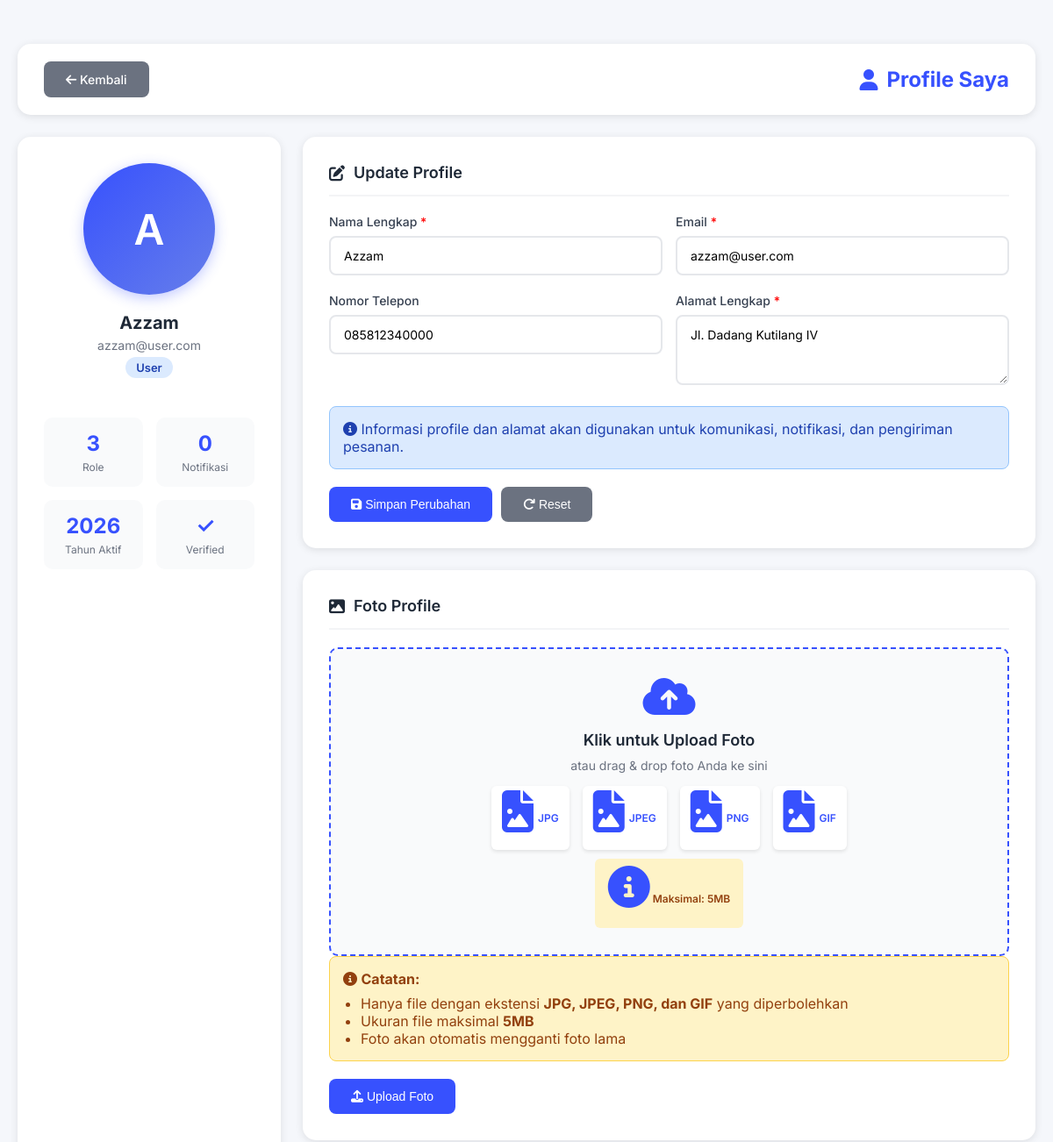
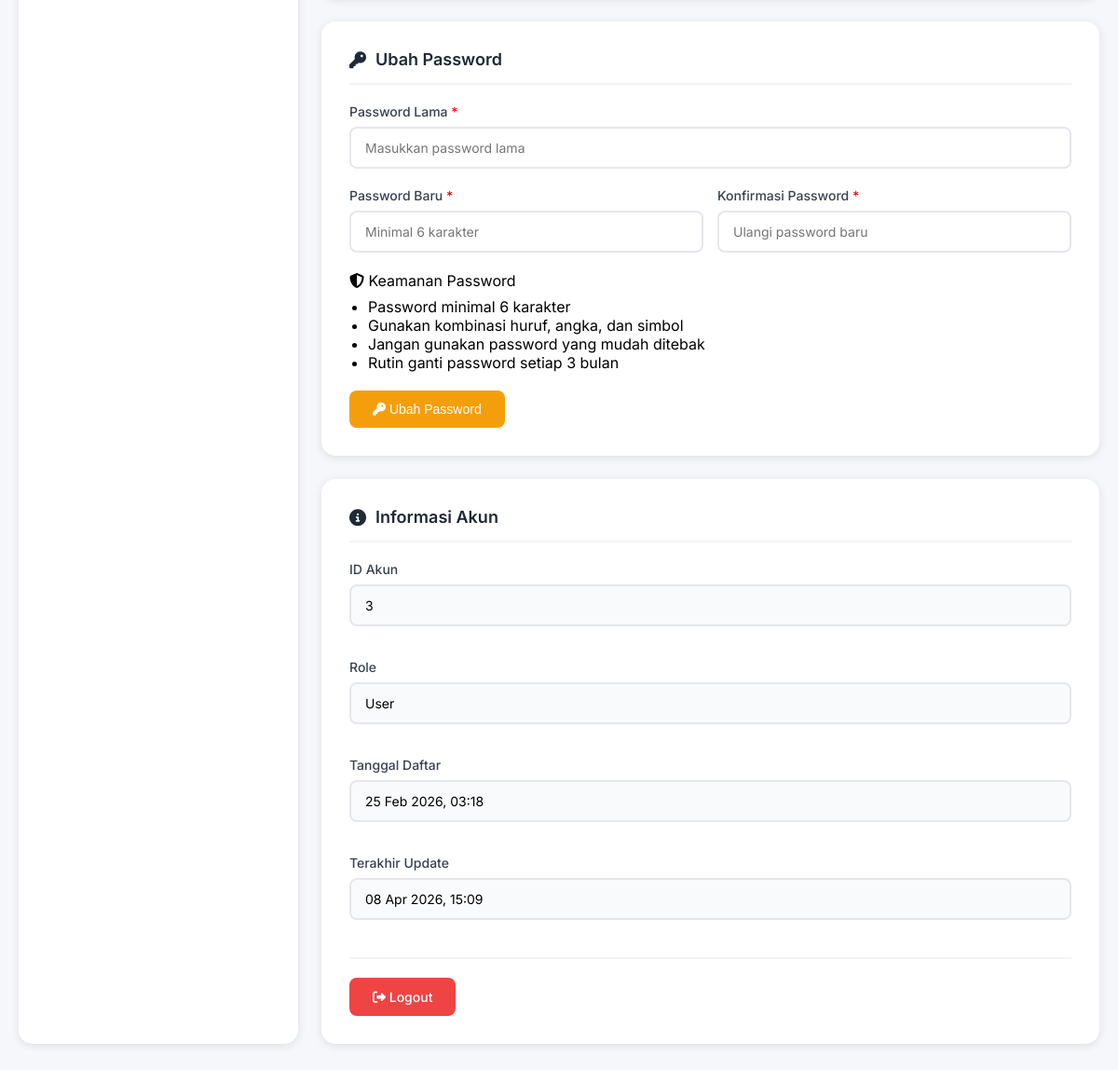
The page /User/profile_user.php (signed in) on the database its author committed (2 pictures, top to bottom).
### tables this page shows
CREATE TABLE `users` (
  `id` int(11) NOT NULL,
  `full_name` varchar(100) NOT NULL,
  `email` varchar(100) NOT NULL,
  `phone` varchar(20) DEFAULT NULL,
  `address` text DEFAULT NULL,
  `profile_picture` varchar(255) DEFAULT NULL,
  `password` varchar(255) NOT NULL,
  `role` enum('user','petugas','admin') DEFAULT 'user',
  `balance` decimal(10,2) DEFAULT 0.00,
  `status` enum('active','inactive') DEFAULT 'active',
  `created_at` timestamp NOT NULL DEFAULT current_timestamp(),
  `updated_at` timestamp NOT NULL DEFAULT current_timestamp() ON UPDATE current_timestamp()
);

### User/profile_user.php (the view, shortened to what this page needs)
<?php
require_once '../config.php';
$user_id = $_SESSION['user_id'];
try {
    $stmt = $conn->prepare("SELECT * FROM users WHERE id = :id");
    $stmt->execute(['id' => $user_id]);
    $user = $stmt->fetch();
} catch(PDOException $e) {
    $_SESSION['error'] = "Terjadi kesalahan: " . $e->getMessage();
    header('Location: user_dashboard.php');
    exit();
}
?>
<!DOCTYPE html>
<html lang="id">
<head>
<link rel="stylesheet" href="https://cdnjs.cloudflare.com/ajax/libs/font-awesome/6.4.0/css/all.min.css">
</head>
<body>
<div class="container">
    <div class="header">
        <a href="user_dashboard.php" class="btn btn-secondary">
            <i class="fas fa-arrow-left"></i> Kembali
        </a>
        <h1><i class="fas fa-user"></i> Profile Saya</h1>
    </div>
    <div class="profile-container">
        <div class="profile-sidebar">
            <div class="profile-picture">
                <div class="avatar-large" onclick="document.getElementById('file_input').click()">
                    <?php if($user['profile_picture'] && file_exists('../uploads/profiles/' . $user['profile_picture'])): ?>
                    <img src="../uploads/profiles/<?php echo $user['profile_picture']; ?>" alt="Profile Picture" id="profile_image">
                    <?php else: ?>
                    <?php echo strtoupper(substr($user['full_name'], 0, 1)); ?>
                    <?php endif; ?>
                </div>
                <div class="user-info">
                    <div class="user-name"><?php echo htmlspecialchars($user['full_name']); ?></div>
                    <div class="user-email"><?php echo htmlspecialchars($user['email']); ?></div>
                    <div class="user-role"><?php echo ucfirst($user['role']); ?></div>
                </div>
            </div>
            <div class="user-stats">
                <div class="stat-item"><div class="stat-value">3</div><div class="stat-label">Role</div></div>
                <div class="stat-item"><div class="stat-value">0</div><div class="stat-label">Notifikasi</div></div>
                <div class="stat-item"><div class="stat-value"><?php echo date('Y'); ?></div><div class="stat-label">Tahun Aktif</div></div>
                <div class="stat-item"><div class="stat-value">✓</div><div class="stat-label">Verified</div></div>
            </div>
        </div>
        <div class="profile-content">
            <div class="profile-card">
                <div class="card-title"><i class="fas fa-edit"></i> Update Profile</div>
                <form method="POST">
                    <div class="form-row">
                        <div class="form-group">
                            <label for="full_name">Nama Lengkap <span style="color: red;">*</span></label>
                            <input type="text" id="full_name" name="full_name" value="<?php echo htmlspecialchars($user['full_name']); ?>" required>
                        </div>
                        <div class="form-group">
                            <label for="email">Email <span style="color: red;">*</span></label>
                            <input type="email" id="email" name="email" value="<?php echo htmlspecialchars($user['email']); ?>" required>
                        </div>
                    </div>
                    <div class="form-row">
                        <div class="form-group">
                            <label for="phone">Nomor Telepon</label>
                            <input type="tel" id="phone" name="phone" value="<?php echo htmlspecialchars($user['phone'] ?? ''); ?>" placeholder="Contoh: 081234567890">
                        </div>
                        <div class="form-group">
                            <label for="address">Alamat Lengkap <span style="color: red;">*</span></label>
                            <textarea id="address" name="address" placeholder="Masukkan alamat lengkap untuk pengiriman" required><?php echo htmlspecialchars($user['address'] ?? ''); ?></textarea>
                        </div>
                    </div>
                    <div class="alert alert-info">
                        <i class="fas fa-info-circle"></i> Informasi profile dan alamat akan digunakan untuk komunikasi, notifikasi, dan pengiriman pesanan.
                    </div>
                    <div class="btn-group">
                        <button type="submit" name="update_profile" class="btn"><i class="fas fa-save"></i> Simpan Perubahan</button>
                        <button type="reset" class="btn btn-secondary"><i class="fas fa-redo"></i> Reset</button>
                    </div>
                </form>
            </div>
            <div class="profile-card">
                <div class="card-title"><i class="fas fa-image"></i> Foto Profile</div>
                <form method="POST" enctype="multipart/form-data">
                    <div class="file-upload-area" onclick="document.getElementById('file_input').click()">
                        <i class="fas fa-cloud-upload-alt"></i>
                        <h4>Klik untuk Upload Foto</h4>
                        <p>atau drag & drop foto Anda ke sini</p>
                        <div class="allowed-extensions">
                            <span><i class="fas fa-file-image"></i> JPG</span>
                            <span><i class="fas fa-file-image"></i> JPEG</span>
                            <span><i class="fas fa-file-image"></i> PNG</span>
                            <span><i class="fas fa-file-image"></i> GIF</span>
                        </div>
                        <div class="max-size"><i class="fas fa-info-circle"></i> Maksimal: 5MB</div>
                    </div>
                    <div class="alert alert-warning">
                        <i class="fas fa-info-circle"></i> <strong>Catatan:</strong>
                        <ul style="margin-left: 20px; margin-top: 8px;">
                            <li>Hanya file dengan ekstensi <strong>JPG, JPEG, PNG, dan GIF</strong> yang diperbolehkan</li>
                            <li>Ukuran file maksimal <strong>5MB</strong></li>
                            <li>Foto akan otomatis mengganti foto lama</li>
                        </ul>
                    </div>
                    <div class="btn-group">
                        <button type="submit" class="btn"><i class="fas fa-upload"></i> Upload Foto</button>
                    </div>
                </form>
            </div>
            <div class="profile-card">
                <div class="card-title"><i class="fas fa-key"></i> Ubah Password</div>
                <form method="POST">
                    <div class="form-group">
                        <label for="current_password">Password Lama <span style="color: red;">*</span></label>
                        <input type="password" id="current_password" name="current_password" required placeholder="Masukkan password lama">
                    </div>
                    <div class="form-row">
                        <div class="form-group">
                            <label for="new_password">Password Baru <span style="color: red;">*</span></label>
                            <input type="password" id="new_password" name="new_password" required placeholder="Minimal 6 karakter" minlength="6">
                        </div>
                        <div class="form-group">
                            <label for="confirm_password">Konfirmasi Password <span style="color: red;">*</span></label>
                            <input type="password" id="confirm_password" name="confirm_password" required placeholder="Ulangi password baru" minlength="6">
                        </div>
                    </div>
                    <div class="security-section">
                        <div class="security-title"><i class="fas fa-shield-alt"></i> <span>Keamanan Password</span></div>
                        <div class="security-text">
                            <ul style="margin-left: 20px; margin-top: 8px;">
                                <li>Password minimal 6 karakter</li>
                                <li>Gunakan kombinasi huruf, angka, dan simbol</li>
                                <li>Jangan gunakan password yang mudah ditebak</li>
                                <li>Rutin ganti password setiap 3 bulan</li>
                            </ul>
                        </div>
                    </div>
                    <div class="btn-group">
                        <button type="submit" name="change_password" class="btn btn-warning"><i class="fas fa-key"></i> Ubah Password</button>
                    </div>
                </form>
            </div>
            <div class="profile-card">
                <div class="card-title"><i class="fas fa-info-circle"></i> Informasi Akun</div>
                <div style="display: grid; gap: 15px;">
                    <div class="form-group"><label>ID Akun</label><input type="text" value="<?php echo $user['id']; ?>" readonly style="background: #f9fafb; cursor: not-allowed;"></div>
                    <div class="form-group"><label>Role</label><input type="text" value="<?php echo ucfirst($user['role']); ?>" readonly style="background: #f9fafb; cursor: not-allowed;"></div>
                    <div class="form-group"><label>Tanggal Daftar</label><input type="text" value="<?php echo date('d M Y, H:i', strtotime($user['created_at'])); ?>" readonly style="background: #f9fafb; cursor: not-allowed;"></div>
                    <div class="form-group"><label>Terakhir Update</label><input type="text" value="<?php echo date('d M Y, H:i', strtotime($user['updated_at'])); ?>" readonly style="background: #f9fafb; cursor: not-allowed;"></div>
                </div>
                <div style="margin-top: 20px; padding-top: 20px; border-top: 2px solid #f3f4f6;">
                    <a href="../Auth/logout.php" class="btn btn-danger"><i class="fas fa-sign-out-alt"></i> Logout</a>
                </div>
            </div>
        </div>
    </div>
</div>
</body>
</html>

### User/profile_user.php (style rules this page uses)
* { margin: 0; padding: 0; box-sizing: border-box; }
body { font-family: 'Inter', sans-serif; background: #f5f7fb; }
.container { max-width: 1200px; margin: 30px auto; padding: 20px; }
.header { background: white; padding: 20px 30px; border-radius: 15px; box-shadow: 0 2px 10px rgba(0,0,0,0.1); margin-bottom: 25px; display: flex; justify-content: space-between; align-items: center; }
.header h1 { color: #3751fe; font-size: 24px; display: flex; align-items: center; gap: 10px; }
.btn { display: inline-block; padding: 12px 25px; background: #3751fe; color: white; text-decoration: none; border-radius: 8px; font-weight: 500; transition: all 0.3s; border: none; cursor: pointer; font-size: 14px; }
.btn-secondary { background: #6b7280; }
.btn-danger { background: #ef4444; }
.btn-warning { background: #f59e0b; }
.profile-container { display: grid; grid-template-columns: 300px 1fr; gap: 25px; }
.profile-sidebar { background: white; border-radius: 15px; padding: 30px; box-shadow: 0 2px 10px rgba(0,0,0,0.1); }
.profile-picture { display: flex; flex-direction: column; align-items: center; gap: 20px; margin-bottom: 25px; }
.avatar-large { width: 150px; height: 150px; border-radius: 50%; background: linear-gradient(135deg, #3751fe 0%, #667eea 100%); display: flex; align-items: center; justify-content: center; color: white; font-weight: 600; font-size: 48px; overflow: hidden; position: relative; box-shadow: 0 4px 15px rgba(55, 81, 254, 0.3); cursor: pointer; transition: all 0.3s; }
.user-info { text-align: center; margin-bottom: 20px; }
.user-name { font-size: 20px; font-weight: 700; color: #1f2937; margin-bottom: 5px; }
.user-email { font-size: 14px; color: #6b7280; margin-bottom: 5px; }
.user-role { display: inline-block; background: #dbeafe; color: #1e40af; padding: 4px 12px; border-radius: 20px; font-size: 13px; font-weight: 600; }
.user-stats { display: grid; grid-template-columns: 1fr 1fr; gap: 15px; margin-top: 20px; }
.stat-item { text-align: center; padding: 15px; background: #f9fafb; border-radius: 10px; }
.stat-value { font-size: 24px; font-weight: 700; color: #3751fe; margin-bottom: 5px; }
.stat-label { font-size: 12px; color: #6b7280; }
.profile-content { display: flex; flex-direction: column; gap: 25px; }
.profile-card { background: white; border-radius: 15px; padding: 30px; box-shadow: 0 2px 10px rgba(0,0,0,0.1); }
.card-title { font-size: 18px; font-weight: 600; color: #1f2937; margin-bottom: 20px; padding-bottom: 15px; border-bottom: 2px solid #f3f4f6; display: flex; align-items: center; gap: 10px; }
.form-group { margin-bottom: 20px; }
.form-group label { display: block; font-weight: 500; color: #374151; margin-bottom: 8px; font-size: 14px; }
.form-group input, .form-group textarea { width: 100%; padding: 12px 15px; border: 2px solid #e5e7eb; border-radius: 8px; font-size: 14px; transition: all 0.3s; font-family: inherit; }
.form-group textarea { min-height: 80px; resize: vertical; }
.form-row { display: grid; grid-template-columns: 1fr 1fr; gap: 15px; }
.btn-group { display: flex; gap: 10px; margin-top: 20px; }
.alert { padding: 15px; border-radius: 8px; margin-bottom: 20px; }
.alert-info { background: #dbeafe; color: #1e40af; border: 1px solid #93c5fd; }
.alert-warning { background: #fef3c7; color: #92400e; border: 1px solid #fcd34d; }
.file-upload-area { background: #f9fafb; border: 2px dashed #3751fe; border-radius: 10px; padding: 30px; text-align: center; cursor: pointer; transition: all 0.3s; margin-top: 20px; }
.file-upload-area i { font-size: 48px; color: #3751fe; margin-bottom: 15px; }
.file-upload-area h4 { font-size: 18px; font-weight: 600; color: #1f2937; margin-bottom: 10px; }
.file-upload-area p { color: #6b7280; font-size: 14px; margin-bottom: 15px; }
.allowed-extensions { display: flex; justify-content: center; gap: 15px; margin-top: 15px; flex-wrap: wrap; }
.allowed-extensions span { display: inline-flex; align-items: center; gap: 5px; background: white; padding: 5px 12px; border-radius: 6px; font-size: 12px; font-weight: 600; color: #3751fe; box-shadow: 0 2px 4px rgba(0,0,0,0.1); }
.max-size { background: #fef3c7; color: #92400e; padding: 8px 15px; border-radius: 6px; font-size: 12px; font-weight: 600; display: inline-block; margin-top: 10px; }

### rows shown on the page
users: full_name "A", full_name "Azzam", email "azzam@user.com", role "User", phone "085812340000", address "Jl. Dadang Kutilang IV", id "3", created_at "25 Feb 2026, 03:18", updated_at "08 Apr 2026, 15:09"
